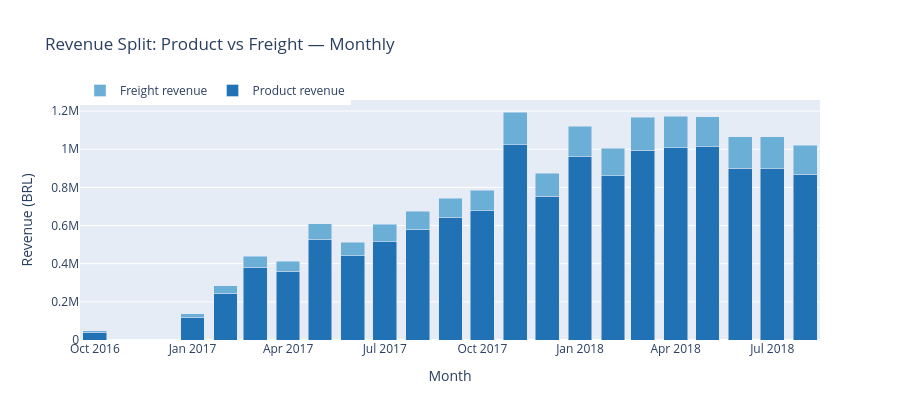

Source (notebook cell):
### Code cell
fig4 = go.Figure()

fig4.add_trace(go.Bar(
    x=monthly["month"],
    y=monthly["product_revenue"],
    name="Product revenue",
    marker_color="#2171b5"
))

fig4.add_trace(go.Bar(
    x=monthly["month"],
    y=monthly["total_freight"],
    name="Freight revenue",
    marker_color="#6baed6"
))

fig4.update_layout(
    barmode="stack",
    title="Revenue Split: Product vs Freight — Monthly",
    xaxis_title="Month",
    yaxis_title="Revenue (BRL)",
    height=420,
    legend=dict(orientation="h", y=1.1)
)
fig4.show()

### Figure 1 — Plotly figure (JSON) as saved in the notebook; plotly's stock layout.template omitted (floating-point values rounded to 4 significant figures)
{"data": [{"marker": {"color": "#2171b5"}, "name": "Product revenue", "type": "bar", "x": ["2016-10-01T00:00:00", "2016-12-01T00:00:00", "2017-01-01T00:00:00", "2017-02-01T00:00:00", "2017-03-01T00:00:00", "2017-04-01T00:00:00", "2017-05-01T00:00:00", "2017-06-01T00:00:00", "2017-07-01T00:00:00", "2017-08-01T00:00:00", "2017-09-01T00:00:00", "2017-10-01T00:00:00", "2017-11-01T00:00:00", "2017-12-01T00:00:00", "2018-01-01T00:00:00", "2018-02-01T00:00:00", "2018-03-01T00:00:00", "2018-04-01T00:00:00", "2018-05-01T00:00:00", "2018-06-01T00:00:00", "2018-07-01T00:00:00", "2018-08-01T00:00:00"], "y": [41680.0, 10.9, 120100.0, 245900.0, 381300.0, 361200.0, 528500.0, 441900.0, 515600.0, 579300.0, 644300.0, 677400.0, 1023000.0, 752400.0, 961100.0, 860900.0, 994700.0, 1006000.0, 1013000.0, 900100.0, 897500.0, 868300.0]}, {"marker": {"color": "#6baed6"}, "name": "Freight revenue", "type": "bar", "x": ["2016-10-01T00:00:00", "2016-12-01T00:00:00", "2017-01-01T00:00:00", "2017-02-01T00:00:00", "2017-03-01T00:00:00", "2017-04-01T00:00:00", "2017-05-01T00:00:00", "2017-06-01T00:00:00", "2017-07-01T00:00:00", "2017-08-01T00:00:00", "2017-09-01T00:00:00", "2017-10-01T00:00:00", "2017-11-01T00:00:00", "2017-12-01T00:00:00", "2018-01-01T00:00:00", "2018-02-01T00:00:00", "2018-03-01T00:00:00", "2018-04-01T00:00:00", "2018-05-01T00:00:00", "2018-06-01T00:00:00", "2018-07-01T00:00:00", "2018-08-01T00:00:00"], "y": [6454.0, 8.72, 16630.0, 39330.0, 58760.0, 52700.0, 82100.0, 71670.0, 91260.0, 95980.0, 99240.0, 107900.0, 172200.0, 121700.0, 159800.0, 144600.0, 173800.0, 165300.0, 158300.0, 163900.0, 166600.0, 151900.0]}], "layout": {"barmode": "stack", "height": 420, "legend": {"orientation": "h", "y": 1.1}, "title": {"text": "Revenue Split: Product vs Freight — Monthly"}, "xaxis": {"title": {"text": "Month"}}, "yaxis": {"title": {"text": "Revenue (BRL)"}}}}
